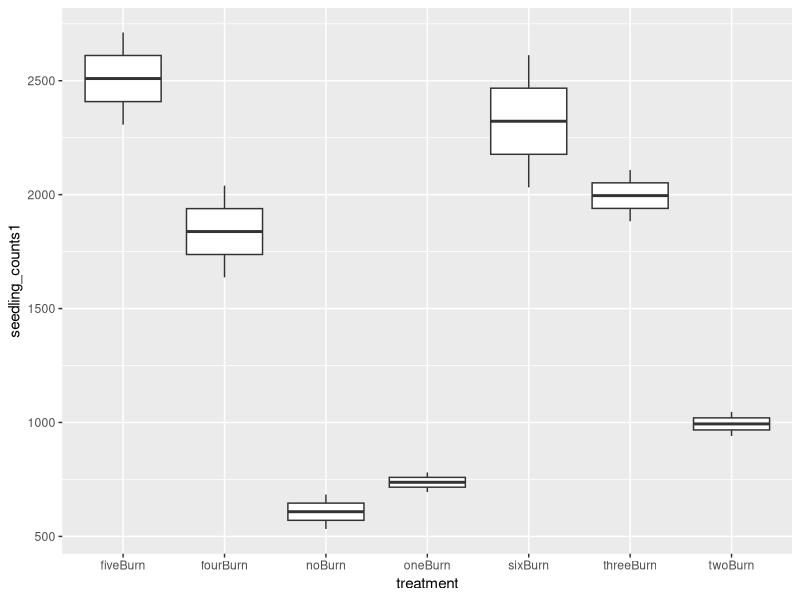
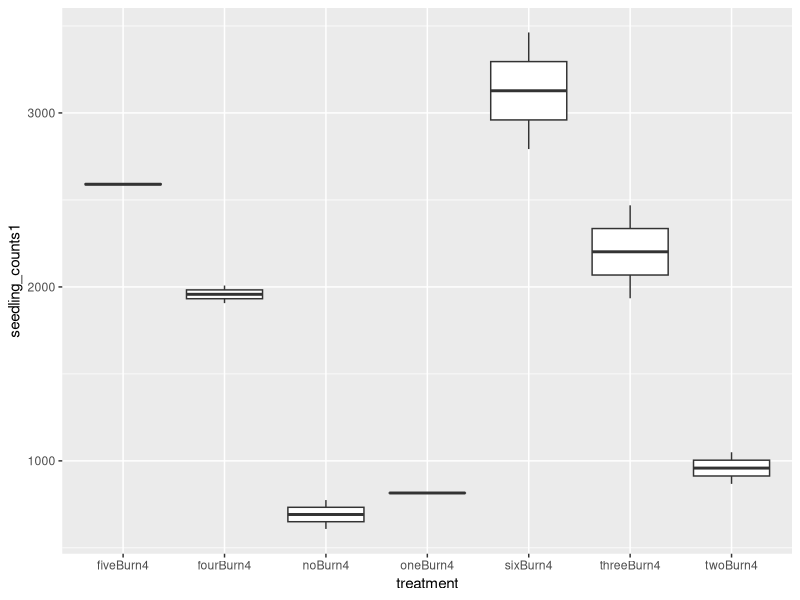
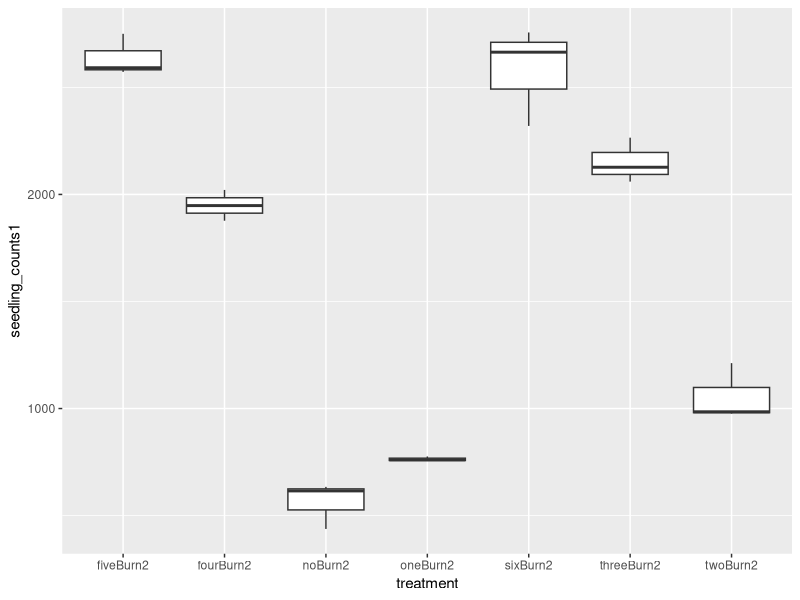

The R script that drew these images, in order:
## ---- chunk 1
library(tidyverse)
library(ggplot2)
## ---- chunk 2
noBurn <- rnorm(n=2, mean = 580, sd = 100)
oneBurn <- rnorm(n=2, mean = 800, sd = 100)
twoBurn <- rnorm(n=2, mean = 1000, sd = 100)
threeBurn <- rnorm(n=2, mean = 1925, sd = 200)
fourBurn <- rnorm(n=2, mean = 1925, sd = 200)
fiveBurn <- rnorm(n=2, mean = 2650, sd = 400)
sixBurn <- rnorm(n=2, mean = 2650, sd = 400)

pineBurn <- data.frame(noBurn,oneBurn,twoBurn,threeBurn,fourBurn,fiveBurn,sixBurn)

pineBurn <- pineBurn %>% 
  pivot_longer(cols = noBurn:sixBurn,
               names_to = "treatment",
               values_to = "seedling_counts1")
  
pineBurn1 <- pineBurn[with(pineBurn, order(treatment)),]
## ---- chunk 3
A1 <- aov(pineBurn1$seedling_counts1~pineBurn$treatment)
summary(A1)
## ---- chunk 4
ggplot(pineBurn1, aes(treatment, seedling_counts1)) +
  geom_boxplot()
## ---- chunk 5
noBurn4 <- rnorm(n=2, mean = 570, sd = 100)
oneBurn4 <- rnorm(n=2, mean = 790, sd = 100)
twoBurn4 <- rnorm(n=2, mean = 990, sd = 100)
threeBurn4 <- rnorm(n=2, mean = 1975, sd = 200)
fourBurn4 <- rnorm(n=2, mean = 1975, sd = 200)
fiveBurn4 <- rnorm(n=2, mean = 2725, sd = 400)
sixBurn4 <- rnorm(n=2, mean = 2725, sd = 400)

pineBurn4 <- data.frame(noBurn4,oneBurn4,twoBurn4,threeBurn4,fourBurn4,fiveBurn4,sixBurn4)

pineBurn4 <- pineBurn4 %>% 
  pivot_longer(cols = noBurn4:sixBurn4,
               names_to = "treatment",
               values_to = "seedling_counts1")
  
pineBurn5 <- pineBurn4[with(pineBurn4, order(treatment)),]
## ---- chunk 6
A3 <- aov(pineBurn4$seedling_counts1~pineBurn4$treatment)
summary(A3)
## ---- chunk 7
ggplot(pineBurn4, aes(treatment, seedling_counts1)) +
  geom_boxplot()
## ---- chunk 8
noBurn2 <- rnorm(n=3, mean = 580, sd = 100)
oneBurn2 <- rnorm(n=3, mean = 800, sd = 100)
twoBurn2 <- rnorm(n=3, mean = 1000, sd = 100)
threeBurn2 <- rnorm(n=3, mean = 1925, sd = 200)
fourBurn2 <- rnorm(n=3, mean = 1925, sd = 200)
fiveBurn2 <- rnorm(n=3, mean = 2650, sd = 400)
sixBurn2 <- rnorm(n=3, mean = 2650, sd = 400)

pineBurn2 <- data.frame(noBurn2,oneBurn2,twoBurn2,threeBurn2,fourBurn2,fiveBurn2,sixBurn2)

pineBurn2 <- pineBurn2 %>% 
  pivot_longer(cols = noBurn2:sixBurn2,
               names_to = "treatment",
               values_to = "seedling_counts1")
  
pineBurn3 <- pineBurn2[with(pineBurn2, order(treatment)),]
## ---- chunk 9
A2 <- aov(pineBurn2$seedling_counts1~pineBurn2$treatment)
summary(A2)
## ---- chunk 10
ggplot(pineBurn2, aes(treatment, seedling_counts1)) +
  geom_boxplot()
